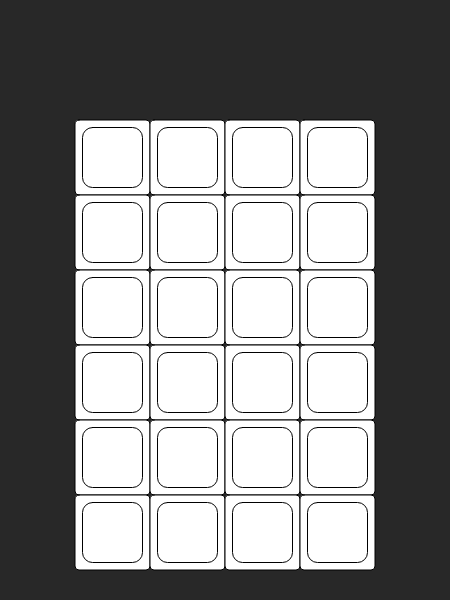
Frame 1 (no input)
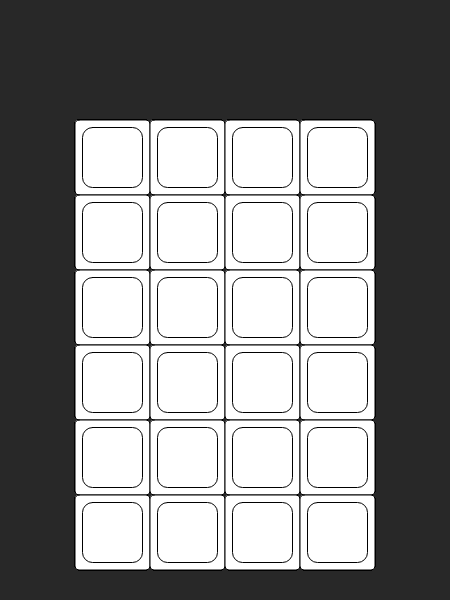
Frame 60 (no input)
Frame 120 (the mouse pressed at the canvas centre since frame 60): identical to frame 60, image omitted

The p5.js sketch that drew these frames (run headless with seeded random() and noise() and a simulated clock; from frame 60 on, the mouse is pressed at the canvas centre):

// p5.js sketch
// ── sketch.js
let w = 450;          // width of the canvas
let h = 600;          // height of the canvas
let columns = 4;      // columns in the game (how long the words will be)
let rows = 6;         // rows in the game (total amt of guesses)
let gridSize = 75;    // size of the grid boxes
let squareSize = 60;  // size of the letter boxes 
let yOffset = 45;     // offset for pushing the grid up/down
let xOffset = 0;      // offset for pushing the grid left/right
let yMargin = (h - rows * gridSize) / 2 + yOffset; // calculating the xmargin
let xMargin = (w - columns * gridSize) / 2 + xOffset; // calculating the ymargin

// variables for tracking the letters
let xCur = 0;
let yCur = 0;
const letters = new Array();
for (let i = 0; i < columns; i++) {
  letters[i] = new Array;
  for (let j = 0; j < rows; j++) {
    letters[i][j] = null
  }
}

function setup() {
  // Create the canvas we'll work on as well as the background color
  createCanvas(w, h);
  background(40);
} // setup()

function draw() {
  // TODO: check the keyboard for input. 
  //   When a letter is input update the letters array at that position.

  /* ----- Draw the grid and letter boxes ----- */
  // for each box in the grid...
  for (let i = 0; i < columns; i++) {
    for (let j = 0; j < rows; j++) {
      // ...set the xPos and yPos for the letters
      let xPos = i * gridSize + xMargin + (gridSize - squareSize) / 2;
      let yPos = j * gridSize + yMargin + (gridSize - squareSize) / 2;

      // ...set the gridxPos and gridyPos for this gridBoxes
      let gridxPos = i * gridSize + xMargin;
      let gridyPos = j * gridSize + yMargin;

      // ...create the two boxes in the grid
      square(gridxPos, gridyPos, gridSize, 4);
      square(xPos, yPos, squareSize, 10);

      // ...and finally, 
      if (letters[i][j] != null) {
        print("This letter is " + letters[i][j])
      }
    }
  }

} // draw()

// ── letterBox.js
class LetterBox {
  constructor(x, y, size, radius) {
    this.x = x;
    this.y = y;
    this.size = size;
    this.radius = radius;

    square(this.x, this.y, this.size, this.radius);

    // this.color = color()
  }

  update() {
    if (this.x > width || this.x < 0) {
      this.dx *= -1;
    }

    if (this.y > height || this.y < 0) {
      this.dy *= -1;
    }
  }

  changeColor(r, g, b) {
    
  }
}
